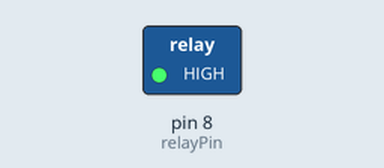
A sketch run on a simulated Arduino Uno, built with avr-gcc and run on an emulated ATmega328P. Parts: switched loads named in the sketch (green lamp = pin HIGH).

Above: at 2.5 s.
At 7.5 s:
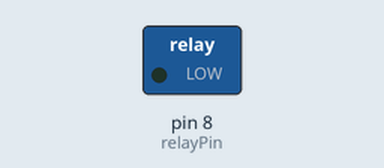
Timing chart, 0 to 13.0 s (numbered marks = the images above):
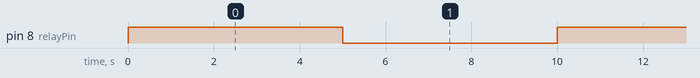

Measured:
- by itself, pin 8 (relayPin): alternates HIGH for 5.0 s and LOW for 5.0 s

The sketch:

IOT_DoorLock.ino
```cpp
const int relayPin = 8;

void setup()
{
  pinMode(relayPin, OUTPUT);
}

void loop()
{
  digitalWrite(relayPin, HIGH);
  delay(5000);
  digitalWrite(relayPin, LOW);
  delay(5000);
}
```
